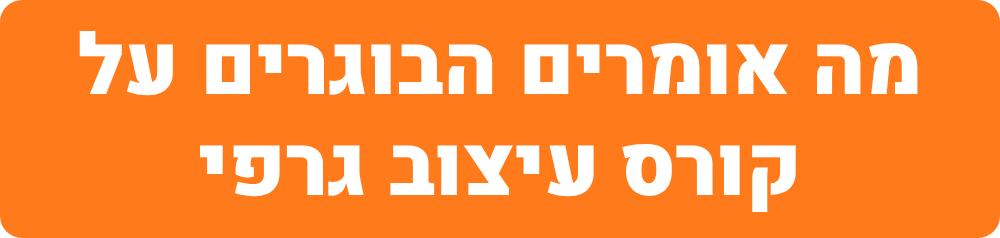
#> input picture videos/testimonials/work/cap-00.png, 1000 x 238 px, given in place of logo-full.png, which was not available
$ python build.py work/cap-00.png
#> lines starting #> are read from the running program, lines starting #| are printed output that depends on the picture
# סרטון המלצות: עריכה נקייה של שתי המלצות לסרטון אחד.
# חיתוך רק בתוך שתיקות (≥0.4 שנ', מקוצרות ל-0.18 שנ'), זום מתחלף עדין להסתרת החיתוכים,
# מעבר רך בין הדוברים, ניקוי רעשים, איזון עוצמות ומוזיקה עדינה ברקע.
import subprocess, sys
VERTICAL = '--tiktok' in sys.argv  # גרסה אנכית 1080x1920
from PIL import Image
U = '/root/.claude/uploads/c00d9c52-64e7-5c47-9b43-a60e46d2a6ce/'
CLIPS = {
    # [התחלה, סוף] של כל קטע דיבור, אחרי הסרת השתיקות
    'man': (U + '1461c0ba-WhatsApp_Video_2026-10-21_at_11.13.55.mp4',
            [(0.45, 2.10), (2.43, 7.03), (7.27, 12.07), (12.63, 13.97), (14.49, 16.53), (16.95, 17.91), (18.39, 20.27), (20.49, 23.30)]),
    'woman': (U + 'baf57236-WhatsApp_Video_2026-10-21_at_11.13.47.mp4',
              [(0.30, 12.51), (12.77, 21.23), (21.47, 24.95)]),
}
ORDER = ['man', 'woman']
XF = 0.6          # מעבר בין הדוברים
END_CARD = 3.0
W, H = (1080, 1920) if VERTICAL else (1920, 1080)

# כרטיס סיום: לוגו היחידה על רקע לבן
img = Image.new('RGB', (W, H), 'white')
#> img: PIL image 1920x1080 RGB; every value is 255
logo = Image.open('../../brochures/assets/logo-full.png').convert('RGBA')
#> logo is the input picture: PIL image 1000x238 RGBA; mean R, G, B, A 254.6, 142.5, 61.6, 254.5
logo.thumbnail((900 if VERTICAL else 1100, 400))
img.paste(logo, ((W - logo.width) // 2, (H - logo.height) // 2), logo)
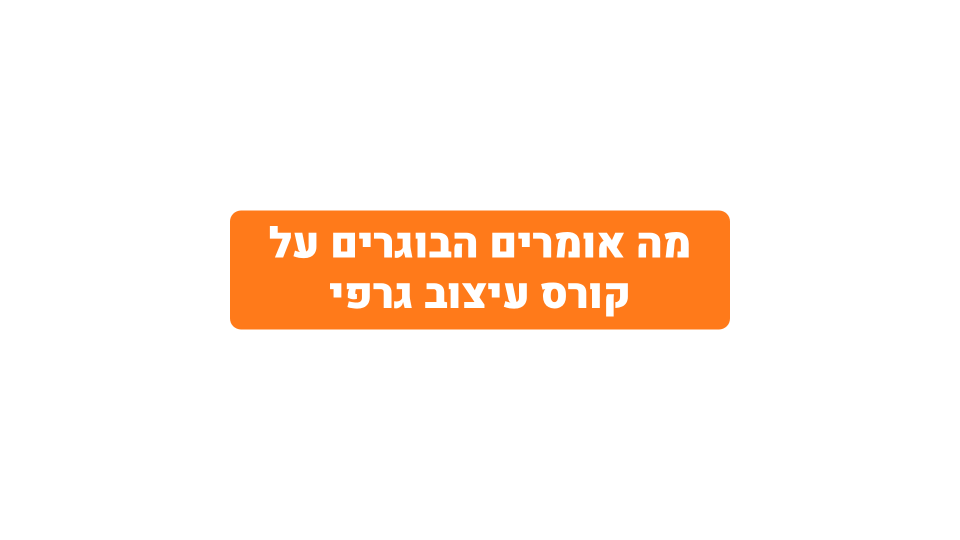
#> img: PIL image 1920x1080 RGB (shown at 1/2 size); mean R, G, B 255, 242.1, 232.8
EC = 'endcard-v.png' if VERTICAL else 'endcard.png'
img.save(EC)

inputs, fc, people = [], [], []
for pi, name in enumerate(ORDER):
    src, segs = CLIPS[name]
    inputs += ['-i', src]
    labels = []
    for si, (a, b) in enumerate(segs):
        z = 1.0 if si % 2 == 0 else 1.07
        sw, sh = int(W * z) // 2 * 2, int(H * z) // 2 * 2
        if VERTICAL:
            # מרכז: חיתוך 3:4 של הדובר; למעלה ולמטה: אותו צילום מטושטש וכהה
            cw = 540 / z
            fc.append(f'[{pi}:v]trim={a}:{b},setpts=PTS-STARTPTS,fps=30,split[sa{pi}_{si}][sb{pi}_{si}]')
            fc.append(f'[sa{pi}_{si}]crop={cw:.0f}:{576 / z:.0f}:(iw-{cw:.0f})/2:(ih-{576 / z:.0f})/2,scale=1080:1152:flags=lanczos,unsharp=5:5:0.5,setsar=1[fg{pi}_{si}]')
            fc.append(f'[sb{pi}_{si}]scale=-2:1920,crop=1080:1920,boxblur=28:2,eq=brightness=-0.18:saturation=0.9,setsar=1[bg{pi}_{si}]')
            fc.append(f'[bg{pi}_{si}][fg{pi}_{si}]overlay=0:384,format=yuv420p,settb=1/30[v{pi}_{si}]')
        else:
            fc.append(f'[{pi}:v]trim={a}:{b},setpts=PTS-STARTPTS,fps=30,scale={sw}:{sh}:flags=lanczos,crop={W}:{H},setsar=1,format=yuv420p,settb=1/30[v{pi}_{si}]')
        fc.append(f'[{pi}:a]atrim={a}:{b},asetpts=PTS-STARTPTS,afade=t=in:d=0.03,afade=t=out:st={b - a - 0.04:.2f}:d=0.04[a{pi}_{si}]')
        labels.append(f'[v{pi}_{si}][a{pi}_{si}]')
    fc.append(f'{"".join(labels)}concat=n={len(segs)}:v=1:a=1[pvc{pi}][pa_raw{pi}]')
    fc.append(f'[pvc{pi}]settb=1/30[pv{pi}]')
    # ניקוי רעשים ואיזון עוצמה לכל דובר
    fc.append(f'[pa_raw{pi}]highpass=f=90,lowpass=f=11000,afftdn=nf=-28:nr=14,dynaudnorm=f=200:g=11,loudnorm=I=-16:TP=-1.5:LRA=7,aresample=44100[pa{pi}]')
    people.append(sum(b - a for a, b in segs))

d0, d1 = people
total = d0 + d1 - XF
inputs += ['-loop', '1', '-t', str(END_CARD + 1), '-i', EC]
ei = len(ORDER)
fc.append(f'[pv0][pv1]xfade=transition=fade:duration={XF}:offset={d0 - XF:.3f}[vp]')
fc.append(f'[pa0][pa1]acrossfade=d={XF}[speech]')
fc.append(f'[{ei}:v]fps=30,scale={W}:{H},setsar=1,format=yuv420p,trim=0:{END_CARD + 0.6},setpts=PTS-STARTPTS,settb=1/30[ec]')
fc.append(f'[vp][ec]xfade=transition=fade:duration=0.6:offset={total - 0.6:.3f},fade=t=in:d=0.4[v]')
full = total + END_CARD
#> (the run stopped early here; a loop or call above may not have finished)

$ run again, on videos/testimonials/work/cap-01.png
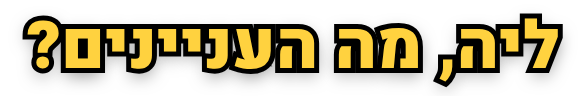
#> input picture videos/testimonials/work/cap-01.png, 586 x 96 px, given in place of logo-full.png, which was not available
#> logo is the input picture: PIL image 586x96 RGBA; mean R, G, B, A 45.9, 37.8, 11.3, 103.8
#> `img.paste(logo, ((W - logo.width) // 2, (H - logo.height) // 2), logo)`:
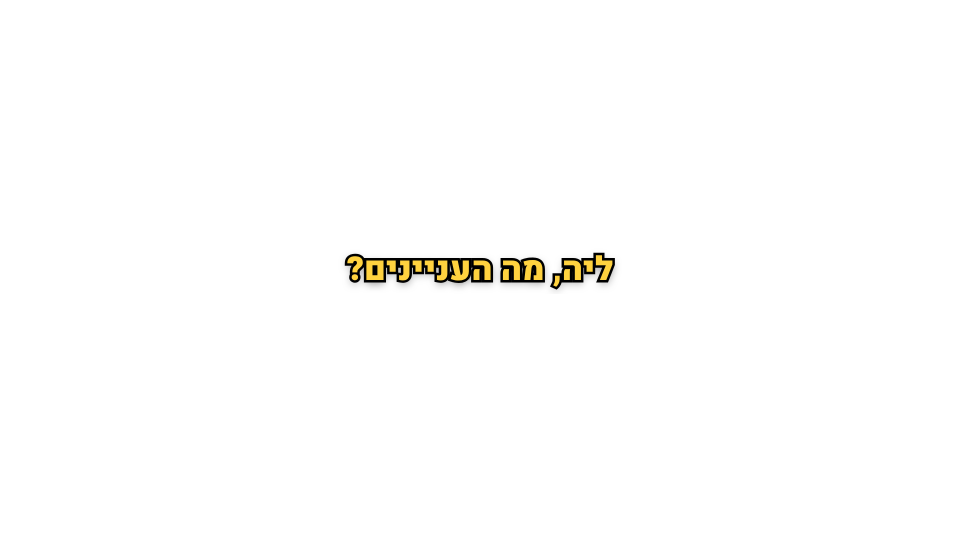
#> img: PIL image 1920x1080 RGB (shown at 1/2 size); mean R, G, B 253.4, 253.2, 252.5
